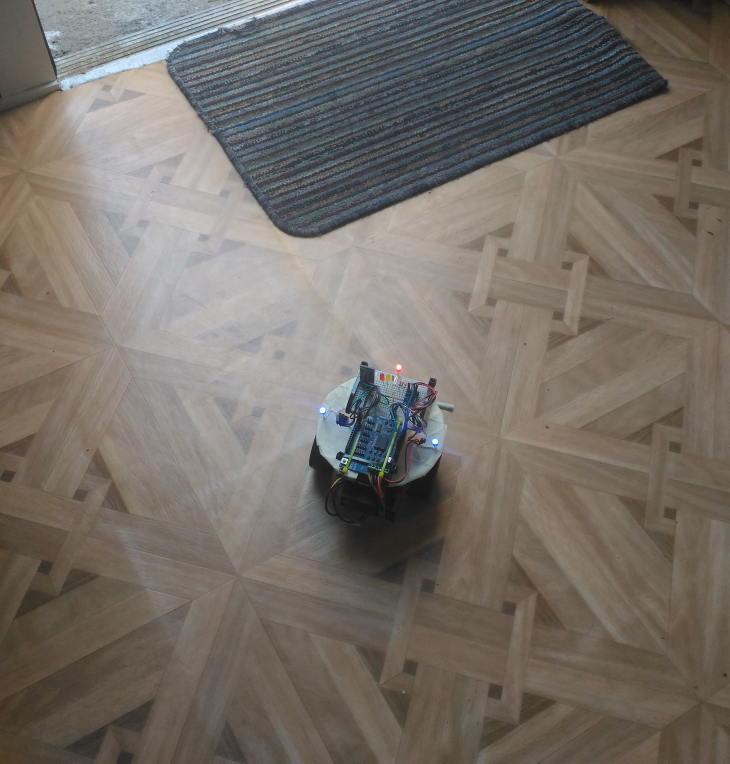
#> input picture robot-pics/bright.jpg, 2920 x 3053 px (shown at 1/4 size)
$ python process_image.py ../robot-pics/bright.jpg
#> lines starting #> are read from the running program, lines starting #| are printed output that depends on the picture; after the words box and inside, x2 and y2 are one past the last pixel; in counts of white or black regions, pixels touching at a corner belong together; long printed decimals are rounded
### src/image_processor.py
#!/usr/bin/env python3

import math
import cv2

from util import *

GREEN_COLOR = (0, 255, 0)
RED_COLOR = (0, 0, 255)
BORDER_SIZE = 100
PROCESS_PIC_SIZE = m_to_num(1)
ERODE_KERNEL = kernel(3)
DILATE_KERNEL = kernel(9)

from window import show_debug_image

blob_detector_params = cv2.SimpleBlobDetector_Params()
blob_detector_params.filterByArea = False
blob_detector_params.filterByCircularity = False
blob_detector_params.filterByInertia = False
blob_detector_params.filterByConvexity = False
blob_detector_params.filterByColor = False
blob_detector_params.blobColor = 255
blob_detector = cv2.SimpleBlobDetector_create(blob_detector_params)


def process_image(image_path):
    img = cv2.imread(image_path, cv2.IMREAD_COLOR)
    show_debug_image(img, 0, 0, "image")

    (resized_img, resize_k) = resize_image(img)

    (blue_img, green_img, red_img) = cv2.split(resized_img)

    hsv_img = cv2.cvtColor(resized_img, cv2.COLOR_BGR2HSV)
    (hue_img, sat_img, value_img) = cv2.split(hsv_img)
    show_debug_image(sat_img, 0, 1, "saturation")

    blue_points = process_channel(blue_img, sat_img, 1, "blue")
    blue_points = convert_points(blue_points, resize_k)
    red_points = process_channel(red_img, sat_img, 2, "red")
    red_points = convert_points(red_points, resize_k)

    show_result(img, blue_points, red_points)
    return blue_points, red_points


def process_channel(ch_img, sat_img, row, channel_name):
    # channel_name = "channel " + str(row)
    show_debug_image(ch_img, row, 0, channel_name)

    ch_sat_img = cv2.bitwise_and(ch_img, sat_img)
    show_debug_image(ch_sat_img, row, 1, channel_name + " sat")

    (result, half_bin_image) = cv2.threshold(ch_sat_img, 255 / 2, 255, cv2.THRESH_TOZERO)
    (result, bin_img) = cv2.threshold(half_bin_image, 0, 255, cv2.THRESH_BINARY + cv2.THRESH_OTSU)
    show_debug_image(bin_img, row, 2, channel_name + " thresh")

    bin_img = cv2.erode(bin_img, ERODE_KERNEL)
    bin_img = cv2.dilate(bin_img, DILATE_KERNEL)
    # bin_img = cv2.morphologyEx(bin_img, cv2.MORPH_OPEN, kernel(5))
    # bin_img = cv2.morphologyEx(bin_img, cv2.MORPH_CLOSE, kernel(21))
    show_debug_image(bin_img, row, 3, channel_name + " morph")

    # Detect blobs.
    blobs = blob_detector.detect(bin_img)
    blob_center_points = [blob.pt
                          for blob in blobs]
    return blob_center_points


def convert_points(points, k):
    return [tuple(d * k for d in point)
            for point in points]


def resize_image(img):
    (height, width, _) = img.shape
    img_size = width * height
    debug("Image size: {}MP".format(num_to_m(img_size)))

    k = math.sqrt(img_size / PROCESS_PIC_SIZE)
    debug("Resize ratio: " + str(k))

    resized_width = int(width / k)
    resized_height = int(height / k)
    resized_image = cv2.resize(img, (resized_width, resized_height))
    (resized_height, resized_width, _) = resized_image.shape
    debug("Resized image size: {}MP".format(num_to_m(resized_width * resized_height)))

    return resized_image, k


def show_result(img, blue_points, red_points):
    if not config.debug:
        return

    result_img = img.copy()

    points = blue_points + red_points
    for point in points:
        position = (int(point[0]), int(point[1]))
        cv2.drawMarker(
            img=result_img,
            position=position,
            color=GREEN_COLOR,
            markerType=cv2.MARKER_TILTED_CROSS,
            markerSize=100,
            thickness=20,
            line_type=cv2.LINE_AA
        )

    success = len(blue_points) == 2 and len(red_points) == 1
    border_color = GREEN_COLOR if success else RED_COLOR
    result_img = cv2.copyMakeBorder(
        src=result_img,
        top=BORDER_SIZE,
        bottom=BORDER_SIZE,
        left=BORDER_SIZE,
        right=BORDER_SIZE,
        borderType=cv2.BORDER_CONSTANT,
        value=border_color
    )

    show_debug_image(result_img, 0, 2, "result")

### src/util.py
#!/usr/bin/env python3

import config
import numpy as np

ONE_M = 10 ** 6


def kernel(size):
    return np.ones((size, size), np.uint8)


def debug(message):
    if not config.debug:
        return

    print(message)


def num_to_m(num):
    return num / ONE_M


def m_to_num(m):
    return m * ONE_M

### src/window.py
#!/usr/bin/env python3

import cv2
import config

WIN_SIZE = (400, 300)


# [7 lines left out: function show_image, not called in this run]


def show_debug_image(img, row, col, win_name):
    if not config.debug:
        return

    show_image(img, row, col, win_name)

### src/process_image.py
#!/usr/bin/env python3

import sys
import image_processor as improc


def main():
    image_path = sys.argv[1]

    (blue_points, red_points) = improc.process_image(image_path)
#> in process_image, img is the input picture: shape (3053, 2920, 3); mean B, G, R 103.5, 110.7, 116.9
#> in process_image, `(resized_img, resize_k) = resize_image(img)`: resize_k = 2.99
#> in process_image, `(blue_img, green_img, red_img) = cv2.split(resized_img)`:
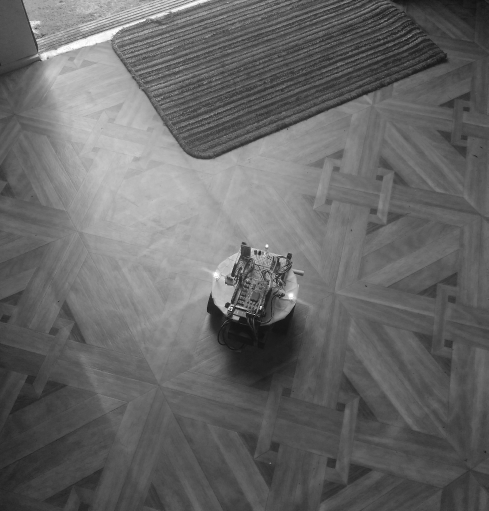
#> blue_img: shape (1022, 977) (shown at 1/2 size); min 0, max 255, mean 103.3
#> in process_image, `hsv_img = cv2.cvtColor(resized_img, cv2.COLOR_BGR2HSV)`: hsv_img: shape (1022, 977, 3); mean H, S, V 36.9, 45.5, 119.9
#> in process_image, `(hue_img, sat_img, value_img) = cv2.split(hsv_img)`:
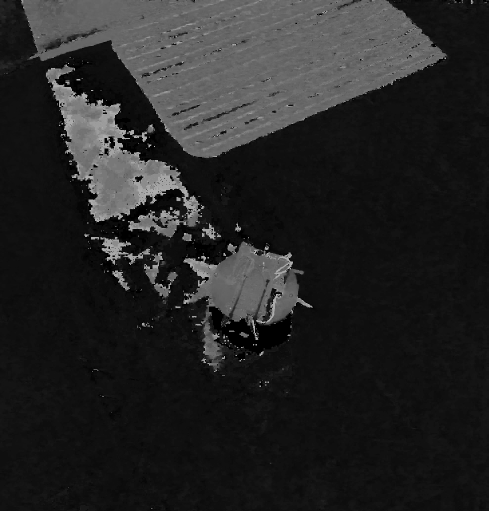
#> hue_img: shape (1022, 977) (shown at 1/2 size); min 0, max 179, mean 36.9
#> in process_image, `(hue_img, sat_img, value_img) = cv2.split(hsv_img)`:
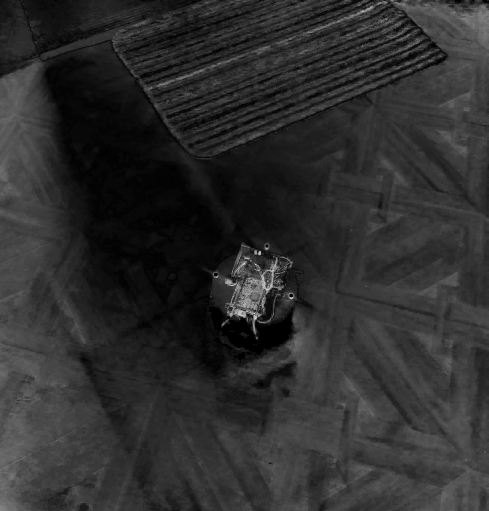
#> sat_img: shape (1022, 977) (shown at 1/2 size); min 0, max 255, mean 45.5
#> in process_image, `(hue_img, sat_img, value_img) = cv2.split(hsv_img)`:
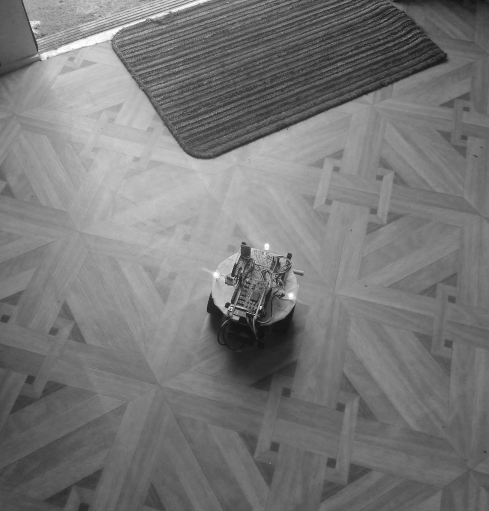
#> value_img: shape (1022, 977) (shown at 1/2 size); min 6, max 255, mean 119.9
#> in process_channel, `ch_sat_img = cv2.bitwise_and(ch_img, sat_img)`:
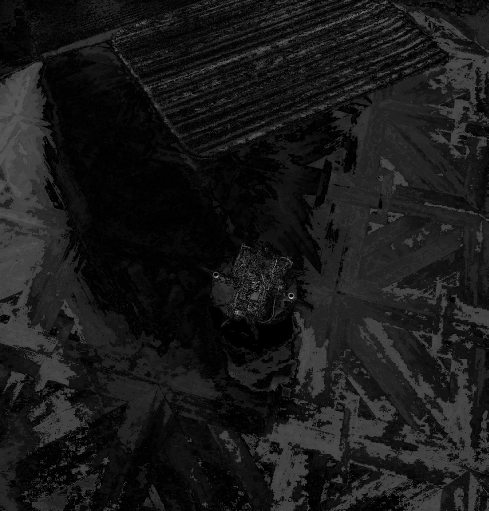
#> ch_sat_img: shape (1022, 977) (shown at 1/2 size); min 0, max 232, mean 25.3
#> in process_channel, `(result, half_bin_image) = cv2.threshold(ch_sat_img, 255 / 2, 255, cv2..`:
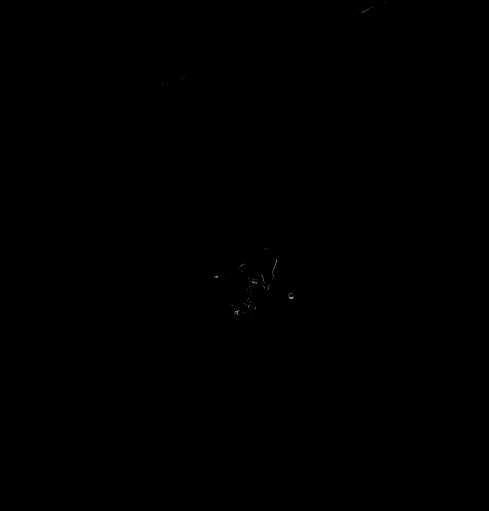
#> half_bin_image: shape (1022, 977) (shown at 1/2 size); min 0, max 232, mean 0
#> in process_channel, `(result, half_bin_image) = cv2.threshold(ch_sat_img, 255 / 2, 255, cv2..`: result = 127
#> in process_channel, `(result, bin_img) = cv2.threshold(half_bin_image, 0, 255, cv2.THRESH_B..`: bin_img: shape (1022, 977); 0.03% white in thin lines or dots, all inside (x1, y1, x2, y2) = (324, 4, 773, 631)
#> in process_channel, `(result, bin_img) = cv2.threshold(half_bin_image, 0, 255, cv2.THRESH_B..`: result = 0
#> in process_channel, `bin_img = cv2.erode(bin_img, ERODE_KERNEL)`: bin_img: shape (1022, 977); 0% white in thin lines or dots, all inside (x1, y1, x2, y2) = (475, 596, 584, 624)
#> in process_channel, `bin_img = cv2.dilate(bin_img, DILATE_KERNEL)`: bin_img: shape (1022, 977); 0.02% white; 2 white regions, box (x1, y1, x2, y2) and area: (578, 592, 588, 601) 90, (471, 619, 480, 628) 81
#> in process_channel, `blobs = blob_detector.detect(bin_img)`: blobs = 2 keypoints; (x, y, size): (582, 596, 9.4), (475, 623, 8.9)
#> in process_channel, `blob_center_points = [blob.pt for blob in blobs]`: blob_center_points = [(475, 623), (582.5, 596)]
#> in process_image, `blue_points = convert_points(blue_points, resize_k)`: blue_points = [(1418.2, 1860.1), (1739.2, 1779.5)]
#> call 2 of process_channel, with row = 2, channel_name = 'red'
#> in process_channel (call 2), `ch_sat_img = cv2.bitwise_and(ch_img, sat_img)`:
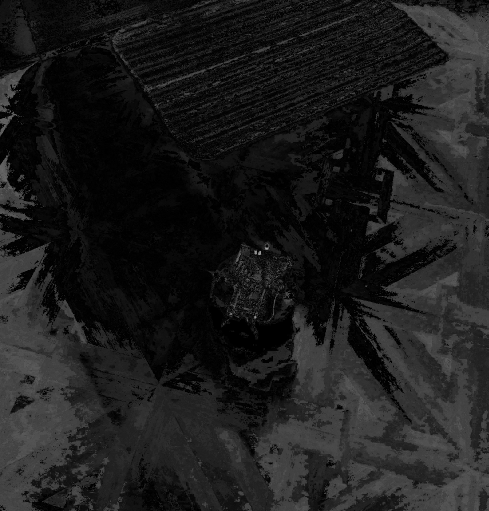
#> ch_sat_img: shape (1022, 977) (shown at 1/2 size); min 0, max 172, mean 28.3
#> in process_channel (call 2), `(result, half_bin_image) = cv2.threshold(ch_sat_img, 255 / 2, 255, cv2..`: result = 127
#> in process_channel (call 2), `(result, bin_img) = cv2.threshold(half_bin_image, 0, 255, cv2.THRESH_B..`: bin_img: shape (1022, 977); 0.01% white; 9 white regions (6 under 20 px), largest, box (x1, y1, x2, y2) and area: (516, 502, 522, 510) 37, (509, 501, 514, 509) 36, (530, 495, 536, 499) 23
#> in process_channel (call 2), `(result, bin_img) = cv2.threshold(half_bin_image, 0, 255, cv2.THRESH_B..`: result = 0
#> in process_channel (call 2), `bin_img = cv2.erode(bin_img, ERODE_KERNEL)`: bin_img: shape (1022, 977); 0% white in thin lines or dots, all inside (x1, y1, x2, y2) = (510, 496, 535, 509)
#> in process_channel (call 2), `bin_img = cv2.dilate(bin_img, DILATE_KERNEL)`: bin_img: shape (1022, 977); 0.04% white; 2 white regions, box (x1, y1, x2, y2) and area: (506, 499, 525, 513) 248, (527, 492, 539, 502) 119
#> in process_channel (call 2), `blobs = blob_detector.detect(bin_img)`: blobs = 2 keypoints; (x, y, size): (515, 505, 18), (533, 496, 11.4)
#> in process_channel (call 2), `blob_center_points = [blob.pt for blob in blobs]`: blob_center_points = [(515, 505.5), (532.5, 496.5)]
#> in process_image, `red_points = convert_points(red_points, resize_k)`: red_points = [(1537.7, 1509.2), (1590, 1482.4)]
#> blue_points = [(1418.2, 1860.1), (1739.2, 1779.5)]; red_points = [(1537.7, 1509.2), (1590, 1482.4)]

    print_points(blue_points)
#> the loop in print_points, `for point in points:` made 2 passes
#| [1418.236,1860.128]
#| [1739.205,1779.513]
    print_points(red_points)
#> the loop in print_points (call 2), `for point in points:` made 2 passes
#| [1537.666,1509.224]
#| [1589.995,1482.366]


def print_points(points):
    for point in points:
        print("[{},{}]".format(point[0], point[1]), end=' ')
    print(end='\n')


main()
